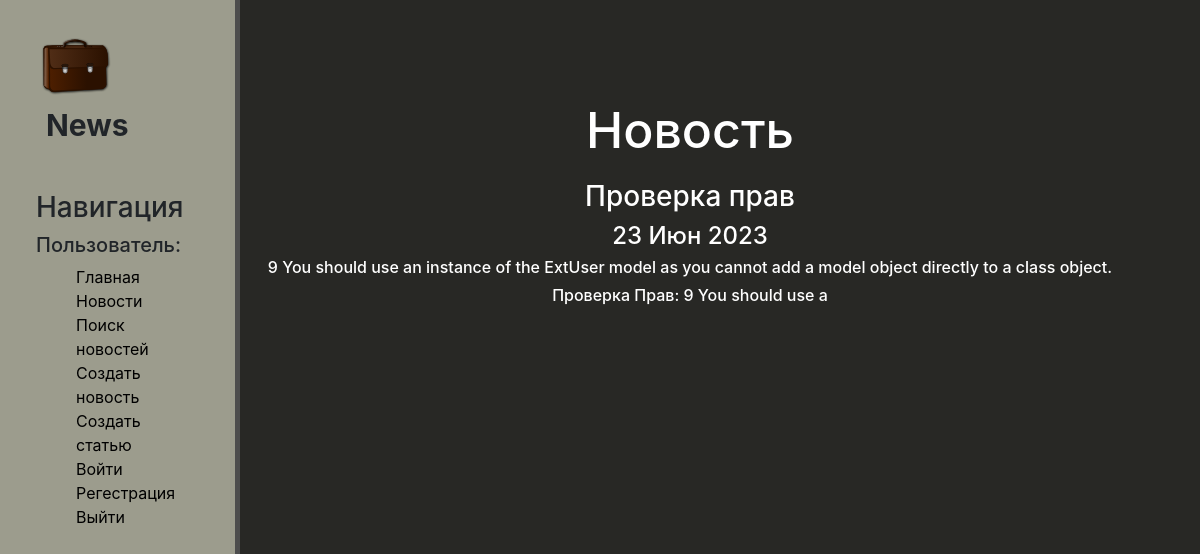
/news/19, run on the app's committed database.
### news/models.py (models this page shows, shortened)
class Post(models.Model):
    author = models.ForeignKey(Author, on_delete=models.CASCADE)
    type = models.CharField(max_length=2, choices=TYPES, default=news_)
    time_in = models.DateTimeField(auto_now_add=True)
    category = models.ManyToManyField('Category', through='PostCategory')
    header = models.CharField(max_length=255)
    content = models.TextField(default="...")
    rating = models.IntegerField(default=0)
    def __str__(self):
        return f'{self.header.title()}: {self.content[:20]}'

### news/views.py (the view)
# urls.py: path('news/<int:post_id>', PostDetail.as_view(), name='post_detail'),
class PostDetail(DetailView):
    model = Post
    template_name = 'flatpages/news/post.html'
    context_object_name = 'post'
    pk_url_kwarg = 'post_id'

### news/templates/flatpages/news/post.html
{% extends 'flatpages/news/default.html'%}
{% block content %}
   <div class="features">
       <h1> Новость  </h1>
       <p>  <h3>{{ post.header }}</h3>
               <h4>{{ post.time_in | date:'d M Y' }}</h4>
               <h6>{{ post.content }}</h6>
               <h6>{{ post }}</h6>
   </div>
{% endblock %}

### news/static/news/css/news.css (style rules this page uses)
body { background: #282825; }
main .features { float: left; color: #fff; margin-top: 100px; text-align: center; width: 75%; }
main .features h1 { font-size: 50px; }
main .features p { max-width: 400px; margin: 20px auto; }

### data on the page
Post: header "Проверка прав", time_in "23 Июн 2023", content "9 You should use an instance of the ExtUser model as you cannot add a model object directly to a class object.", header+content "Проверка Прав: 9 You should use a"
